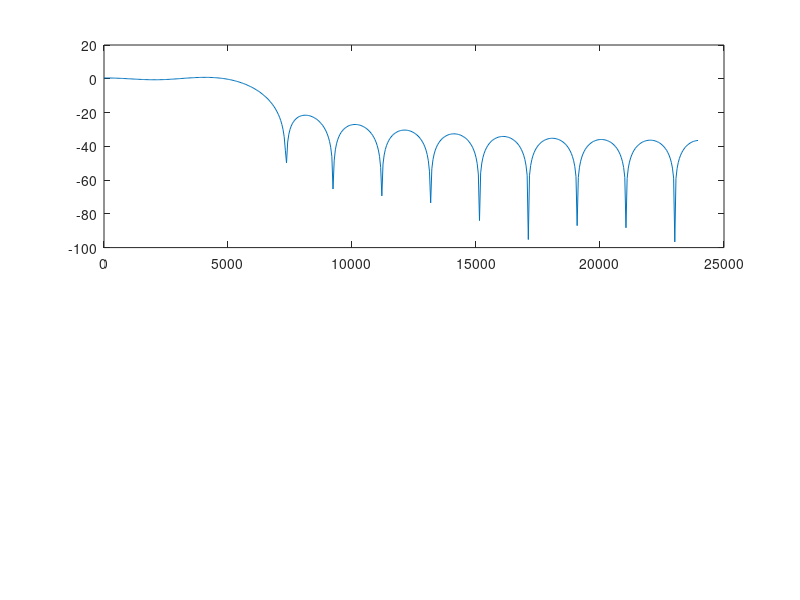

Write MATLAB code to recreate this figure. (Note: this script raises an error after producing the figure.)
tap = 25;
fc = 6100;
fs = 48000;

hzNum = zeros(1,tap);

omegaC = 2*pi*fc/fs;
m = (tap-1)/2;
for n = -m:m
    if n == 0
        hzNum(n+m+1) = omegaC/pi;
    else
        hzNum(n+m+1) = sin(omegaC*n)/(n*pi);
    end
end
disp(hzNum)
hzDen = [1 zeros(1,(length(hzNum)-1))];

[dB,w] = freqz(hzNum,[1],512);

Phi = 180*unwrap(angle(dB))/pi;
dB = mag2db(abs(dB));

figure;
subplot(2,1,1)
plot(w/pi*fs/2,dB)
% ax = gca;
% ax.YLim = [-20 2]
hold on
xline(6100)
hold on
yline(-3)

xlabel('Frequency [Hz]')
ylabel('Magnitude [dB]')
title('Frequency and Phase response of 15 tap lowpass FIR filter')


subplot(2,1,2)
plot(w/pi*fs/2,Phi)

xlabel('Frequency [Hz]')
ylabel('Phase [degrees]')


figure;
y = conv(hzNum,[1 0 0 0 0 0])
stem(0:(tap-1),y(1:tap))
xlabel('n')
ylabel('Amplitude')
title('Impulse response of 15 tap lowpass FIR filter')
% ax = gca;
% ax.XLim = [0 tap+1]